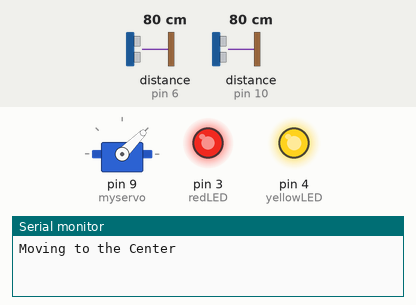
Simulated run of this sketch. Board: Arduino Uno, built with avr-gcc and run on an emulated ATmega328P. Parts: servo, output pins drawn as LEDs (lit = HIGH), the last lines printed to the serial monitor. Wiring (inferred from the names in the program): 2 × ultrasonic range finder: trigger pin 2, echo pin 10 / trigger pin 7, echo pin 6. The test bench sets the inputs (shaded band); at power-on: distance to the obstacle (sensors on pin 6, pin 10) 80 cm. The echo pulse lasts 58.3 µs per cm; random numbers use the default seed unless the sketch sets one; pins used as bus, display or sensor lines are not drawn.

Above: at 1.2 s.
1.3 s: distance to the obstacle (sensor on pin 6) set to 42 cm
At 1.9 s:
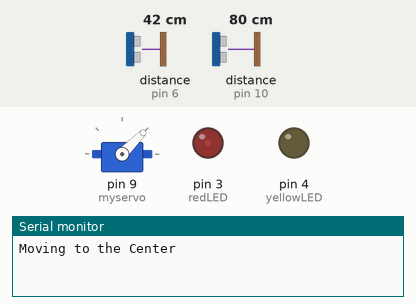
4.3 s: distance to the obstacle (sensor on pin 6) set to 38 cm
At 4.78 s:
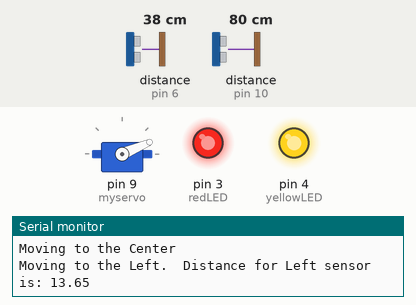
7.3 s: distance to the obstacle (sensor on pin 10) set to 43 cm
At 8.1 s:
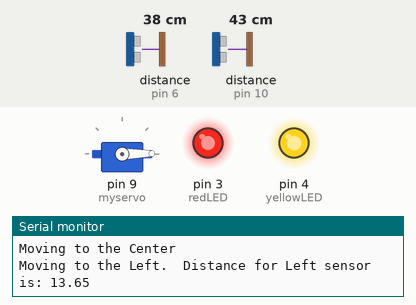
10.3 s: distance to the obstacle (sensor on pin 10) set to 35 cm
13.3 s: distance to the obstacle (sensor on pin 10) set to 250 cm
Timing chart, 0 to 17.3 s (numbered marks = the images above; inputs shaded):
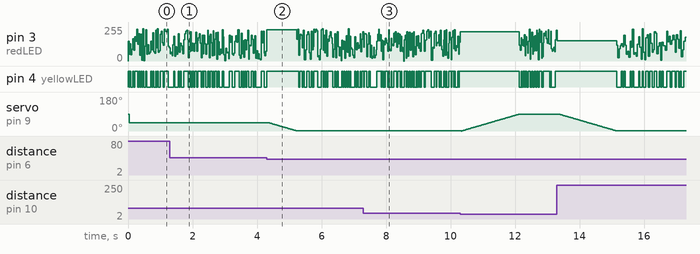

The sketch:

UltrasonicSensor_Servo_LEDs.ino
```cpp
/*
 * Name: Johnny - ThinkSchematics.com
 * Date: 7 Oct 2022
 * Last Modified: 7 Oct 2022
 *
 * Code samples/barrow/insperation/background info/recognition from following pages:
 * Blinking an LED - https://www.arduino.cc/en/Tutorial/BuiltInExamples/Blink
 * Analog PWM - https://docs.arduino.cc/tutorials/generic/secrets-of-arduino-pwm
 * Random number - https://www.arduino.cc/reference/en/language/functions/random-numbers/random/
 *
 * Datasheet found at: https://cdn.sparkfun.com/datasheets/Sensors/Proximity/HCSR04.pdf
 *
 * Things to do:
 * --clean up code (make it run smother) get help
 * --Consider putting LEDs on a 555 timer or somethings, so they don't stop flashing due to delays in code
 * --do some comparison between sensors... the servo is jumping back and forth
 * --try to make it more natural eye movement
 * --Add SD card and audio out, then have it say "spooky stuff" when it detects something
 *
*/

#include <Servo.h>  //servo lib

//right ultrasonic sensor
float distanceR = 0.0;
int const echoR = 10; //yellow wire
int const triggerR = 2;  //blue wire

//left ultrasonic sensor
float distanceL = 0.0;
int const echoL = 6; //yellow wire
int const triggerL = 7;  //blue wire

//servo
int pos = 0;    // variable to store the servo position
Servo myservo;  // create servo object to control a servo


//try to keep from going into servo if statements if not needed
int state;

//code for the LEDs
int redLED = 3;
int yellowLED = 4;
int randomNumber;


void setup()
{
  Serial.begin(9600);   //start the serial monitor at 9600 baud
  //right ultrasonic sensor
  pinMode(triggerR, OUTPUT);  //connected to trigger pin 11
  pinMode(echoR, INPUT);    //connected to echo pin 8

  //left ultrasonic sensor
  pinMode(triggerL, OUTPUT);  //connected to trigger pin 11
  pinMode(echoL, INPUT);    //connected to echo pin 8

  myservo.attach(9);  // attaches the servo on pin 9 to the servo object

  // pin mode setup for redLED and yellowLED as an output.
  pinMode(redLED, OUTPUT);
  pinMode(yellowLED, OUTPUT);

} // end setup function


void loop()
{
  //LED code
  randomNumber = random(10-255);
  //digitalWrite(redLED, HIGH);   // turn the LED on (HIGH is the voltage level)
  analogWrite(redLED, randomNumber);
  analogWrite(yellowLED, randomNumber);
  delay(10);                       // wait for a bit, might get rid of this


  //code for Right ultrasonic sensor to take a reading
  digitalWrite(triggerR, HIGH); //set the trigger pin high for 10 microseconds
  delayMicroseconds(10);    // different delay usec, this is a must
  digitalWrite(triggerR, LOW);
                    //  PulseIn measures the time for the echo pin to go from LOW to HIGH in microseconds
                    //  distance is half the pulse time multiplied by speed of sound at 6000 feet altitude
                    //   in inches per microsecond
  distanceR=pulseIn(echoR,HIGH)/2*0.01242;

  //code for Right ultrasonic sensor to take a reading, might be able to combine witht he other sensor
  digitalWrite(triggerL, HIGH);
  delayMicroseconds(10);    // different delay usec
  digitalWrite(triggerL, LOW);
  distanceL=pulseIn(echoL,HIGH)/2*0.01242;

  delay(10); //might be able to remove, I tend to add delays for troubleshooting

  //this IF Statement sees if the distanc from the right sensor is less than the left sensor
  //then checks to see if that distance is less than 14 inches (distance of person from the the sensor)
  //also checks to see if it is is already looing right
  //if all of these conditions are met then in runs the code inside the IF statement
  if((distanceR < distanceL) && (distanceR <= 14) && (state !=7))
  {
      //can't figure out how to make these two print statements into one, must be an Arduino thing
      Serial.print("Moving to the Right.  Distance for Right sensor is: ");
      Serial.println(distanceR);

      while(pos <= 89)
      {
        myservo.write(pos);
        pos = pos + 1;
        delay(20); //might be able to reduce this number but don't want the eyes to move too fast
      }//end while loop

      state = 7;
  }//end if statement


  //this will send the eyes back to the center
  if ((distanceL > 15) && (distanceR > 15) && (state !=4))
  {
    Serial.println("Moving to the Center");
    pos = 45;
    myservo.write(pos);
    state = 4;
  }


  //this does the same thing as the code for the right sensor and turning the right, but this time for turning to the left
  if((distanceL < distanceR) && (distanceL <= 14) && (state !=8) )
  {
    //why doesn't Arduino allow a person to combine these two print statements?  I can't see how to do that if possible
    Serial.print("Moving to the Left.  Distance for Left sensor is: ");
    Serial.println(distanceL);


      while(pos >= 1)
      {
        myservo.write(pos);
        pos = pos - 1;
        delay(20); //might be able reduce this number, but we don't want the eyes to move too quickly
      }//end while loop
      state = 8;
  }//end if statement


} // end loop function
```

Measured:
- the behaviour switches between 39 and 38 cm on distance to the obstacle (sensor on pin 6) (found by bisection; images 1 and 2)
- after the input at 4.3 s, servo on pin 9 (myservo): moves from 45° to 1° over 0.86 s, starting after 0.05 s
